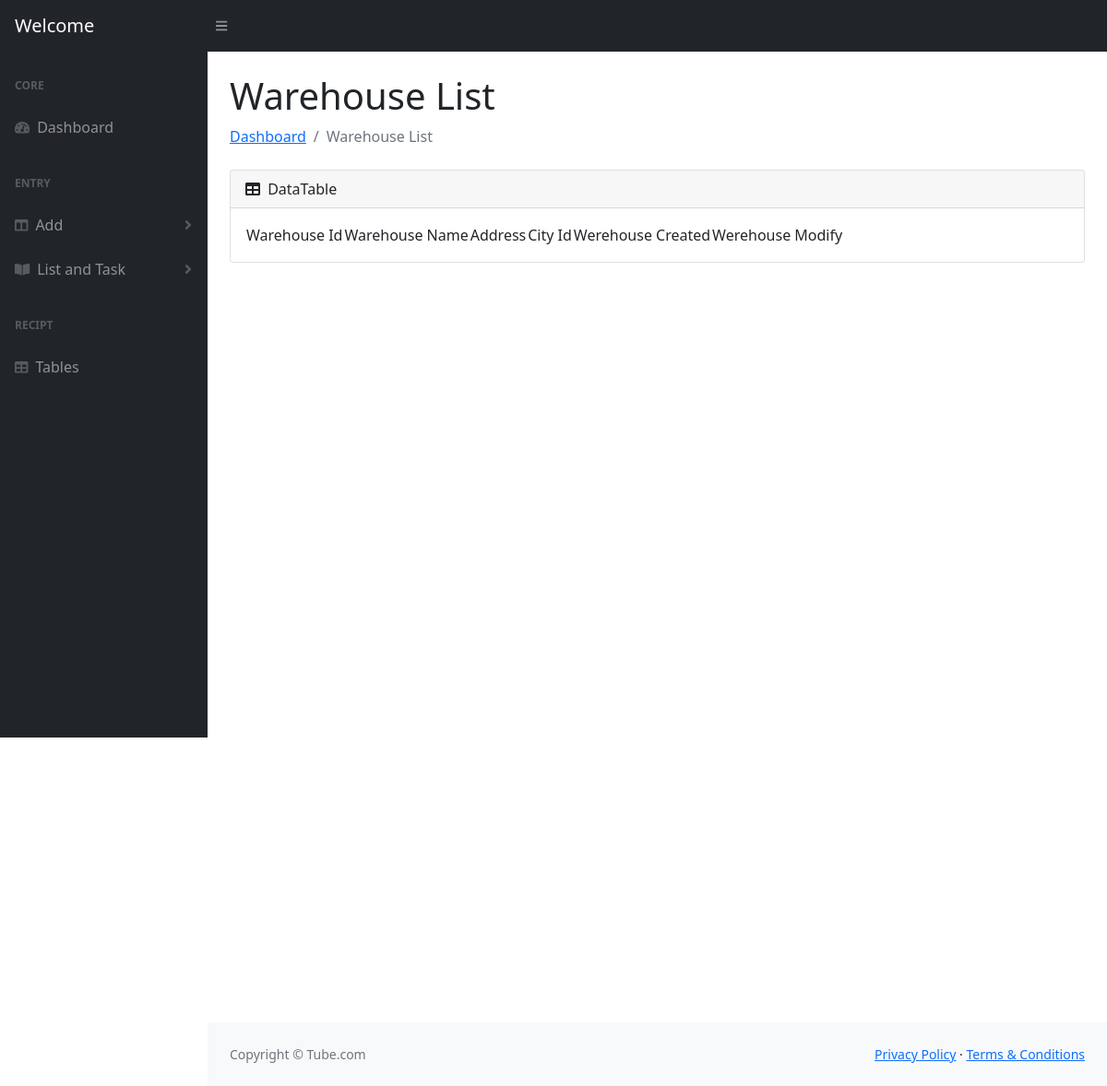
Page /vwherehouse on the earlier database version.
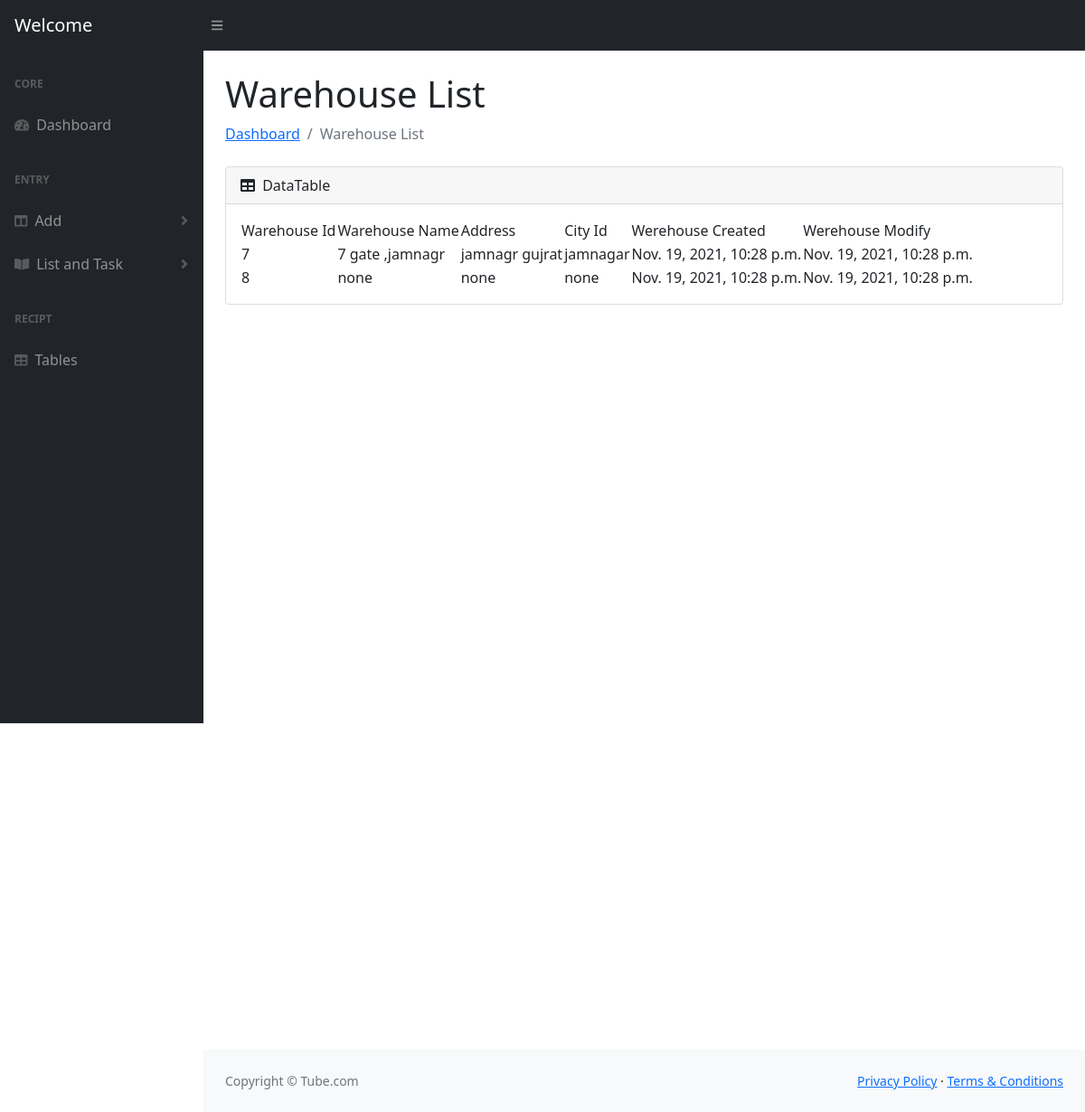
Same page on the later database version.
### moduls/models.py (models this page shows)
class Warehouse(models.Model):
    warehouseid = models.AutoField(primary_key=True)
    warehousename = models.CharField(max_length=30)
    address = models.CharField(max_length=100)
    werehousecity = models.CharField(max_length=100)
    created = models.DateTimeField(auto_now_add=True)
    modify = models.DateTimeField(auto_now=True)

### moduls/views.py (the view)
# urls.py: path('vwherehouse',views.vwherehouse,name="vwherehouse"),
def vwherehouse(request):
    if request.method == 'POST':
        return render(request,'vwherehouse.html')
    else:
        werehousedata = Warehouse.objects.all()
        return render(request,'vwherehouse.html',{'wh':werehousedata})

### moduls/templates/vwherehouse.html (shortened to what the changed rows need)
<!DOCTYPE html>
<html lang="en">
{% load static %}
    <head>
        <link href="https://cdn.jsdelivr.net/npm/simple-datatables@latest/dist/style.css" rel="stylesheet" />
        <link href="{% static 'css/styles.css' %}" rel="stylesheet" />
    </head>
    <body class="sb-nav-fixed">
        <div id="layoutSidenav">
            <div id="layoutSidenav_content">
                <main>
                    <div class="container-fluid px-4">
 <h1 class="mt-4">Warehouse List</h1>
                        <div class="card mb-4">
                            <div class="card-body">
                               <table id="datatablesSimple">
                                            {% for i in wh %}
                                            <tr>
                                                <td>{{i.warehouseid}}</td>
                                                <td>{{i.warehousename}}</td>
                                                <td>{{i.address}}</td>
                                                <td>{{i.werehousecity}}</td>
                                                <td>{{i.created}}</td>
                                                <td>{{i.modify}}</td>
                                            </tr>
                                            {% endfor %}
                               </table>
                            </div>
                        </div>
                    </div>
                </main>
            </div>
        </div>
    </body>
</html>

Differences in the rows shown:
added Warehouse: warehouseid "7", warehousename "7 gate ,jamnagr", address "jamnagr gujrat", werehousecity "jamnagar", created "Nov. 19, 2021, 10:28 p.m.", modify "Nov. 19, 2021, 10:28 p.m."
added Warehouse: warehouseid "8", warehousename "none", address "none", werehousecity "none", created "Nov. 19, 2021, 10:28 p.m.", modify "Nov. 19, 2021, 10:28 p.m."
